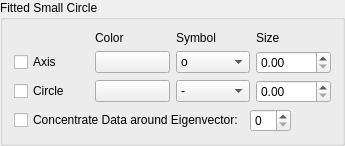
        <widget class="QGroupBox" name="groupBox_11">
         <property name="title">
          <string>Fitted Small Circle</string>
         </property>
         <layout class="QVBoxLayout" name="verticalLayout_7">
          <item>
           <layout class="QGridLayout" name="gridLayout_19">
            <item row="0" column="1">
             <widget class="QLabel" name="label_41">
              <property name="text">
               <string>Color</string>
              </property>
             </widget>
            </item>
            <item row="1" column="0">
             <widget class="QCheckBox" name="prop_check_scaxis">
              <property name="text">
               <string>Axis</string>
              </property>
             </widget>
            </item>
            <item row="1" column="1">
             <widget class="QPushButton" name="prop_color_scaxis_c">
              <property name="text">
               <string/>
              </property>
             </widget>
            </item>
            <item row="0" column="2">
             <widget class="QLabel" name="label_40">
              <property name="text">
               <string>Symbol</string>
              </property>
             </widget>
            </item>
            <item row="1" column="2">
             <widget class="QComboBox" name="prop_scaxis_marker">
              <item>
               <property name="text">
                <string extracomment="(circle)">o</string>
               </property>
              </item>
              <item>
               <property name="text">
                <string>^</string>
               </property>
              </item>
              <item>
               <property name="text">
                <string>v</string>
               </property>
              </item>
              <item>
               <property name="text">
                <string>&lt;</string>
               </property>
              </item>
              <item>
               <property name="text">
                <string>&gt;</string>
               </property>
              </item>
              <item>
               <property name="text">
                <string>s</string>
               </property>
              </item>
              <item>
               <property name="text">
                <string>+</string>
               </property>
              </item>
              <item>
               <property name="text">
                <string>x</string>
               </property>
              </item>
              <item>
               <property name="text">
                <string>D</string>
               </property>
              </item>
              <item>
               <property name="text">
                <string>d</string>
               </property>
              </item>
              <item>
               <property name="text">
                <string>h</string>
               </property>
              </item>
              <item>
               <property name="text">
                <string>H</string>
               </property>
              </item>
              <item>
               <property name="text">
                <string>p</string>
               </property>
              </item>
              <item>
               <property name="text">
                <string>|</string>
               </property>
              </item>
              <item>
               <property name="text">
                <string>_</string>
               </property>
              </item>
              <item>
               <property name="text">
                <string>*</string>
               </property>
              </item>
              <item>
               <property name="text">
                <string>1</string>
               </property>
              </item>
              <item>
               <property name="text">
                <string>2</string>
               </property>
              </item>
              <item>
               <property name="text">
                <string>3</string>
               </property>
              </item>
              <item>
               <property name="text">
                <string>4</string>
               </property>
              </item>
             </widget>
            </item>
            <item row="0" column="3">
             <widget class="QLabel" name="label_43">
              <property name="text">
               <string>Size</string>
              </property>
             </widget>
            </item>
            <item row="1" column="3">
             <widget class="QDoubleSpinBox" name="prop_scaxis_ms"/>
            </item>
            <item row="2" column="2">
             <widget class="QComboBox" name="prop_sccirc_linestyles">
              <item>
               <property name="text">
                <string>-</string>
               </property>
              </item>
              <item>
               <property name="text">
                <string>:</string>
               </property>
              </item>
              <item>
               <property name="text">
                <string>--</string>
               </property>
              </item>
              <item>
               <property name="text">
                <string>-.</string>
               </property>
              </item>
             </widget>
            </item>
            <item row="2" column="0">
             <widget class="QCheckBox" name="prop_check_sccirc">
              <property name="text">
               <string>Circle</string>
              </property>
             </widget>
            </item>
            <item row="2" column="3">
             <widget class="QDoubleSpinBox" name="prop_sccirc_linewidths"/>
            </item>
            <item row="2" column="1">
             <widget class="QPushButton" name="prop_color_sccirc_colors">
              <property name="text">
               <string/>
              </property>
             </widget>
            </item>
           </layout>
          </item>
          <item>
           <layout class="QHBoxLayout" name="horizontalLayout_14">
            <item>
             <widget class="QCheckBox" name="prop_check_concentratesc">
              <property name="text">
               <string>Concentrate Data around Eigenvector:</string>
              </property>
             </widget>
            </item>
            <item>
             <widget class="QSpinBox" name="prop_sccalc_eiv"/>
            </item>
            <item>
             <spacer name="horizontalSpacer_3">
              <property name="orientation">
               <enum>Qt::Horizontal</enum>
              </property>
              <property name="sizeHint" stdset="0">
               <size>
                <width>40</width>
                <height>20</height>
               </size>
              </property>
             </spacer>
            </item>
           </layout>
          </item>
         </layout>
        </widget>
